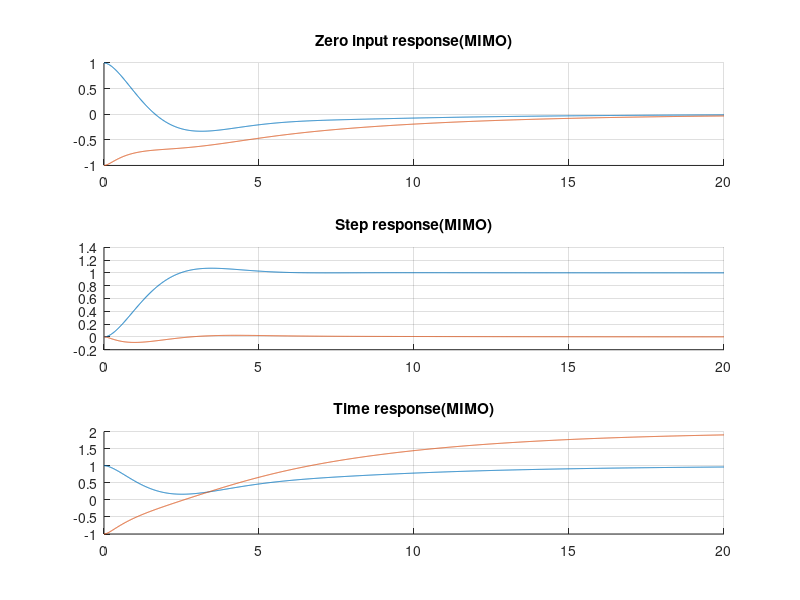

MATLAB code for this plot:
function mimo_test

clear all;
close all;

A=[
  0 1 0 0
  -2 -2 1 2
  0 0 0 1
  2 2 -2 -8
];

B = [
  0 0 
  2 -2
  0 0
  -2 4
];

C = [
  1 0 0 0    
  0 0 1 0
];

D = [
  0 0 
  0 0
];

sys = ss(A,B,C,D);

t= 0:0.01:20;

x0 = [1 0 -1 0]';

y=initial(sys,x0,t);
y1=y(:,1);
y2=y(:,2);
subplot(3,1,1)
hold on;
plot(t,y1);
plot(t,y2);
grid on;
title('Zero input response(MIMO)')

subplot(3,1,2)
y=step(sys,t);
y1=y(:,1);
y2=y(:,2);
hold on;
plot(t,y1);
plot(t,y2);
grid on;
title('Step response(MIMO)')

subplot(3,1,3)
u= [ones(size(t))
   ones(size(t))];  
y=lsim(sys,u,t,x0);
y1=y(:,1);
y2=y(:,2);
hold on;
plot(t,y1);
plot(t,y2);
grid on;
title('Time response(MIMO)')



end